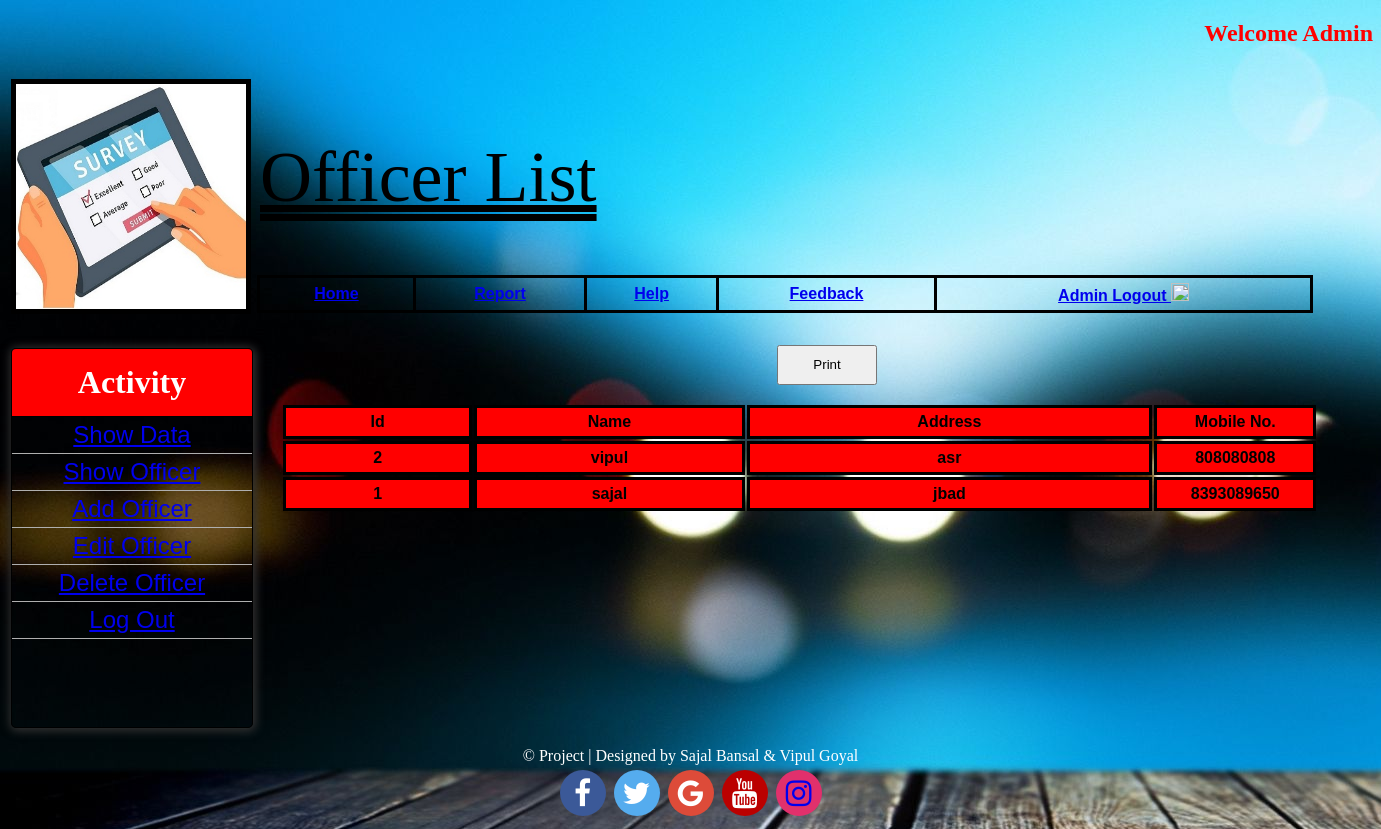
The page /adminreport.php (signed in) on the database its author committed.
### tables this page shows
CREATE TABLE IF NOT EXISTS `addofficer` (
  `off_id` varchar(500) NOT NULL,
  `off_name` varchar(15) NOT NULL,
  `off_address` varchar(100) NOT NULL,
  `off_mobno` bigint(10) NOT NULL,
  `off_pass` text NOT NULL,
  PRIMARY KEY (`off_id`),
  UNIQUE KEY `off_mobno` (`off_mobno`)
);

### adminreport.php (the view, shortened to what this page needs)
<?php
include('config.php');
$adminname = $_SESSION['user_name'];
$query = "Select * from admin_login where username = '$adminname'";
$data = mysqli_query($conn, $query);
$result = mysqli_fetch_assoc($data);
?>
<!DOCTYPE html PUBLIC "-//W3C//DTD XHTML 1.0 Transitional//EN" "http://www.w3.org/TR/xhtml1/DTD/xhtml1-transitional.dtd">
<html xmlns="http://www.w3.org/1999/xhtml">
<head>
<link href="https://stackpath.bootstrapcdn.com/font-awesome/4.7.0/css/font-awesome.min.css" rel="stylesheet">
<link rel="stylesheet" type="text/css" href="mystyle.css">
</head>
<body>
<h2 align="right" style="color:red"><?php echo 'Welcome Admin '.strtoupper($result['username']);?></h2>
<table width="100%" height="30%" >
  <tr>
    <td width="20%" height="254"><a href="home.php"><img src="survey1.jpg" border="1px" height="225" width="230"> </a></td>
    <td width="*">
    <table width="1113">
      <tr>
        <td height="189" colspan="6"><marquee behavior="alternate" direction="right"><u>Officer List</u></marquee></td>
        </tr>
      </table>
        <table class="a" width="1056" rules="groups" >
      <tr>
        <th width="148"> <a href="home.php">Home</a></th>
        <th width="164"> <a href="report.php">Report</a></th>
        <th width="123"> <a href="help.php">Help</th>
        <th width="212"> <a href="feedback.php">Feedback</th>
        <th width="379"> <a href="adminlogout.php">Admin Logout <img src="icons8-shutdown-48.png" width="18" height="18" /></a></th>
        </tr>
    </table>
  </tr>
</table>
<br>
<center>
<font color="white">
<table width="20%" border="0" align="left">
  <tr>
    <td width="21%">
    <div class="content">
	<h1 class="header" align="center"> Activity </h1>
	<div class="z">
    <div class="y"><a href="adminfull.php">Show Data</a></div>
	<div class="y"><a href="adminreport.php">Show Officer</a></div>
	<div class="y"><a href="adminadd.php">Add Officer</a></div>
	<div class="y"><a href="adminedit.php">Edit Officer</a></div>
	<div class="y"><a href="admindelete.php">Delete Officer</a></div>
    <div class="y"><a href="adminlogout.php">Log Out</a></div>
    </div>
    </td>
    <td width="79%">&nbsp;</td>
  </tr>
</table>
 <?php
 		$query = "SELECT * FROM addofficer";
		$data = mysqli_query($conn, $query);
		$total = mysqli_num_rows($data);
?>
 <center>
    <table width="76%" border="0" style="margin-left:250px; ">
	<tr class="th1"  style="margin-top:-380px;">
    <th width="14%">Id</th>
    <th width="20%">Name</th>
    <th width="30%">Address</th>
    <th width="12%">Mobile No.</th>
    </tr>
 <?php
	if($total!=0)
			{
		while($result = mysqli_fetch_assoc($data))
		{
			echo "<tr class=th1>
				<th width=14%>".$result['off_id']."</th>
				<th width=20%>".$result['off_name']."</th>
				<th width=30%>".$result['off_address']."</th>
				<th width=12%>".$result['off_mobno']."</td>
				</tr>";
		}
	  	?>
		<button onclick="myFunction()" style="height:40px; width:100px;">Print</button><br /><br />
	<?php
	}
	else
	{
		echo "<p> <font color=green size='6pt'><b> <center> No Record Found </b></font></p>";
	}
	?></table>
<br/><br /><br /><br /><br /><br /><br /><br /><br /><br /><br /><br /><br /><center>
&copy; Project | Designed by Sajal Bansal & Vipul Goyal
<br>
<a href="#" class="fa fa-facebook"></a>
<a href="#" class="fa fa-twitter"></a>
<a href="#" class="fa fa-google"></a>
<a href="#" class="fa fa-youtube"></a>
<a href="#" class="fa fa-instagram"></a>
</center>
      </font>
</body>
  </html>

### mystyle.css (style rules this page uses)
body { background-image:url(bac.jpg) }
.fa { padding: 8px; font-size: 30px; width: 30px; text-align: center; text-decoration: none; margin: 5px 2px; border-radius: 50%; }
.fa-facebook { background: #3B5998; color: white; }
.fa-twitter { background: #55ACEE; color: white; }
.fa-google { background: #dd4b39; color: white; }
.fa-youtube { background: #bb0000; color: white; }
.fa-instagram { background: #E1306C; color:(64,93,230); }

### adminreport.php (style rules this page uses)
.z { height:310px; }
.y { color:blue; text-align:center; padding:4px; border-bottom:1px solid #afafaf; font-family:Arial, Helvetica, sans-serif; font-size:24px; }
.header { margin:0px; background:red; border-bottom:1px solid #000; padding:15px 0px; }
.content { width:240px; border:1px solid #000; box-shadow:1px 1px 10px 2px #333; border-radius:5px; overflow:hidden; }
table.a { border-style:solid; }
u { font-size:72px; text-decoration-line:underline; text-decoration-style:double; }
img { border-color:#000; border-width:5px; }
th { font-family: "Trebuchet MS", Arial, Verdana; font-size: 16px; padding: 5px; border-style: solid; border-color: #000; color:#000; }
.th1 { font-family: "Trebuchet MS", Arial, Verdana; font-size: 16px; padding: 0px; background-color:red; border-style: solid; border-color: #000; }

### rows shown on the page
addofficer: off_id "2", off_name "vipul", off_address "asr", off_mobno "808080808"
addofficer: off_id "1", off_name "sajal", off_address "jbad", off_mobno "8393089650"
